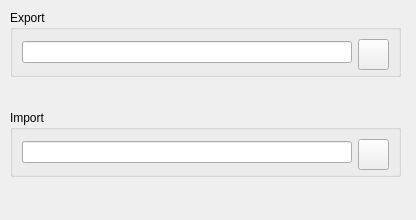
<?xml version="1.0" encoding="UTF-8"?>
<ui version="4.0">
 <class>ExportPage</class>
 <widget class="QWidget" name="ExportPage">
  <property name="geometry">
   <rect>
    <x>0</x>
    <y>0</y>
    <width>416</width>
    <height>220</height>
   </rect>
  </property>
  <property name="windowTitle">
   <string>Dialog</string>
  </property>
  <widget class="QGroupBox" name="groupBox_3">
   <property name="geometry">
    <rect>
     <x>10</x>
     <y>10</y>
     <width>391</width>
     <height>67</height>
    </rect>
   </property>
   <property name="title">
    <string>Export</string>
   </property>
   <layout class="QGridLayout">
    <item row="0" column="2">
     <widget class="QPushButton" name="exportDirButton">
      <property name="minimumSize">
       <size>
        <width>31</width>
        <height>31</height>
       </size>
      </property>
      <property name="maximumSize">
       <size>
        <width>31</width>
        <height>31</height>
       </size>
      </property>
      <property name="toolTip">
       <string>Browse</string>
      </property>
      <property name="text">
       <string/>
      </property>
      <property name="icon">
       <iconset resource="../../retroshare-gui/src/gui/images.qrc">
        <normaloff>:/images/directoryselect_24x24_shadow.png</normaloff>:/images/directoryselect_24x24_shadow.png</iconset>
      </property>
      <property name="iconSize">
       <size>
        <width>24</width>
        <height>24</height>
       </size>
      </property>
     </widget>
    </item>
    <item row="0" column="0">
     <widget class="QLineEdit" name="exportFilenameLine">
      <property name="readOnly">
       <bool>true</bool>
      </property>
     </widget>
    </item>
   </layout>
  </widget>
  <widget class="QGroupBox" name="groupBox_4">
   <property name="geometry">
    <rect>
     <x>10</x>
     <y>110</y>
     <width>391</width>
     <height>67</height>
    </rect>
   </property>
   <property name="title">
    <string>Import</string>
   </property>
   <layout class="QGridLayout" name="_2">
    <item row="0" column="2">
     <widget class="QPushButton" name="importDirButton">
      <property name="minimumSize">
       <size>
        <width>31</width>
        <height>31</height>
       </size>
      </property>
      <property name="maximumSize">
       <size>
        <width>31</width>
        <height>31</height>
       </size>
      </property>
      <property name="toolTip">
       <string>Browse</string>
      </property>
      <property name="text">
       <string/>
      </property>
      <property name="icon">
       <iconset resource="../../retroshare-gui/src/gui/images.qrc">
        <normaloff>:/images/directoryselect_24x24_shadow.png</normaloff>:/images/directoryselect_24x24_shadow.png</iconset>
      </property>
      <property name="iconSize">
       <size>
        <width>24</width>
        <height>24</height>
       </size>
      </property>
     </widget>
    </item>
    <item row="0" column="0">
     <widget class="QLineEdit" name="importFilepath">
      <property name="readOnly">
       <bool>true</bool>
      </property>
     </widget>
    </item>
   </layout>
  </widget>
 </widget>
 <resources>
  <include location="../../retroshare-gui/src/gui/images.qrc"/>
 </resources>
 <connections/>
</ui>
